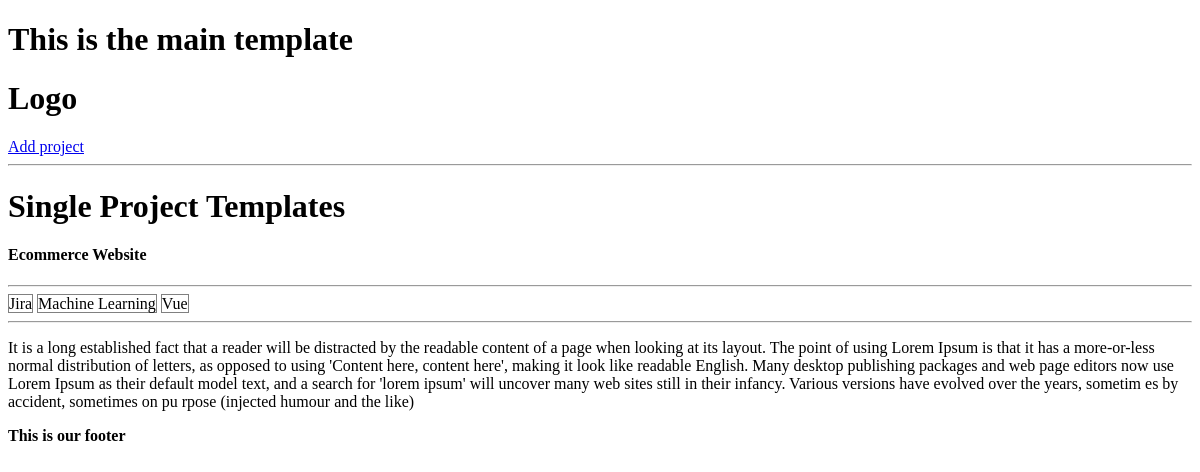
The page /abc/project/552a2fc6-84c1-44b2-99f2-5a69b99ae1a3/ on the database as committed earlier.
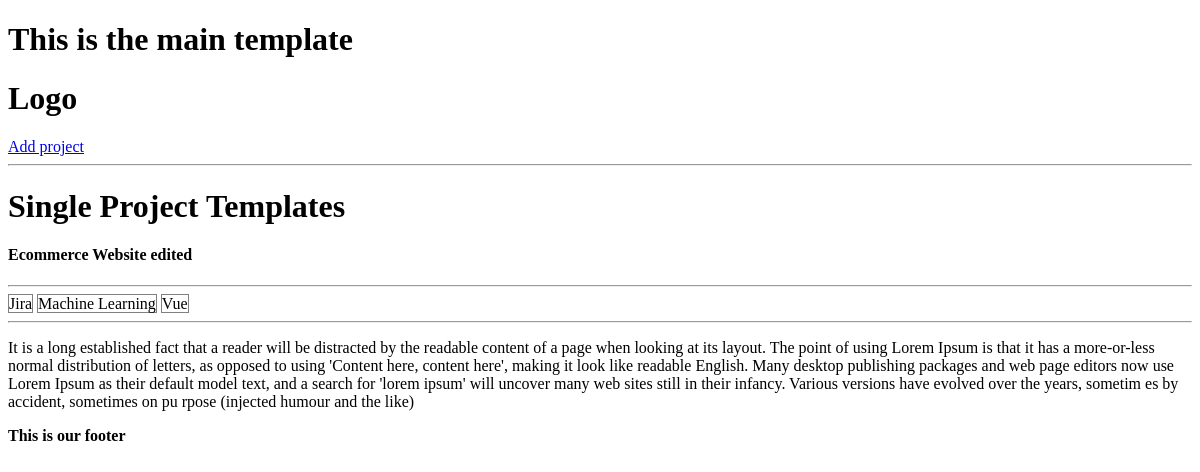
The same page on the database as committed later.
### projects/models.py (models this page shows, shortened)
class Project(models.Model):
    title = models.CharField(max_length=200)
    description = models.TextField(null=True, blank=True)  # blank mean form could be empty
    demo_link = models.CharField(null=True, blank=True, max_length=2000)
    source_link = models.CharField(max_length=20000, null=True, blank=True)
    tags = models.ManyToManyField('Tag', blank=True)  # str used because class bellow
    vote_total = models.IntegerField(default=0, null=True, blank=True)  # total vote on review class
    vote_ratio = models.IntegerField(default=0, null=True, blank=True)
    created = models.DateTimeField(auto_now_add=True)  # automatice created
    id = models.UUIDField(default=uuid.uuid4, unique=True, primary_key=True, editable=False)  # uuid4 encoding type

### projects/views.py (the view)
# urls.py: path('project/<str:pk>/', views.project, name='project1'),
def project(request, pk):
    projectObj = Project.objects.get(id=pk)
    tags = projectObj.tags.all()
    return render(request, 'projects/single-project.html', {'project': projectObj, 'tags': tags})

### projects/models.py (called while the page is built)
    def __str__(self):
        return self.name

### projects/templates/projects/single-project.html
{%  extends 'main.html' %}
{% block content %}
    <h1>Single  Project Templates</h1>
    <h4>{{ project.title }}</h4>
    <hr>
    {%  for tag in tags %}
    <span style="border: 1px solid  gray">{{ tag }}</span>
    {%  endfor %}
    <hr>
    <p>{{ project.description }}</p>
{%  endblock content %}

Rows that differ between the two databases and show on the page:
changed Project: title "Ecommerce Website" → "Ecommerce Website edited"
